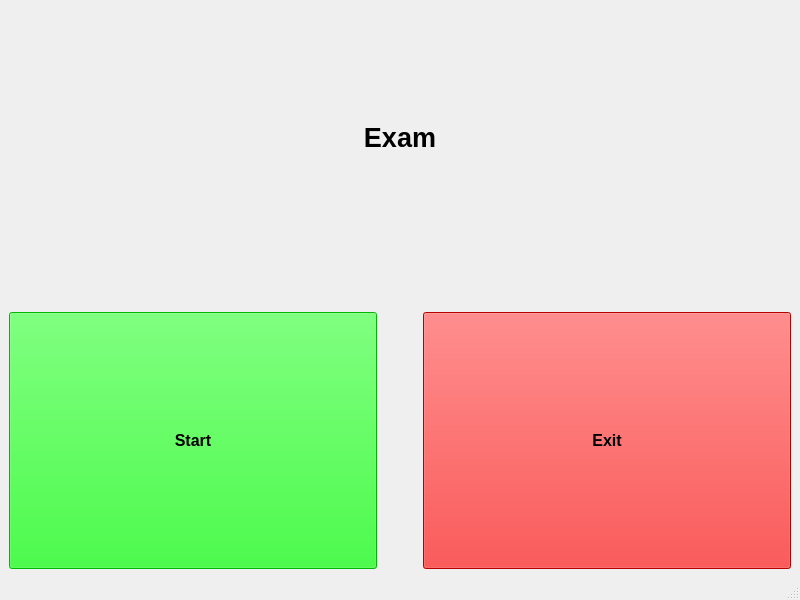
<?xml version="1.0" encoding="UTF-8"?>
<ui version="4.0">
 <class>MainWindow</class>
 <widget class="QMainWindow" name="MainWindow">
  <property name="geometry">
   <rect>
    <x>0</x>
    <y>0</y>
    <width>800</width>
    <height>600</height>
   </rect>
  </property>
  <property name="windowTitle">
   <string>MainWindow</string>
  </property>
  <widget class="QWidget" name="centralwidget">
   <layout class="QGridLayout" name="gridLayout">
    <item row="0" column="0">
     <layout class="QVBoxLayout" name="verticalLayout">
      <item>
       <widget class="QLabel" name="label">
        <property name="font">
         <font>
          <pointsize>20</pointsize>
          <bold>true</bold>
         </font>
        </property>
        <property name="layoutDirection">
         <enum>Qt::LayoutDirection::LeftToRight</enum>
        </property>
        <property name="text">
         <string>Exam</string>
        </property>
        <property name="alignment">
         <set>Qt::AlignmentFlag::AlignCenter</set>
        </property>
       </widget>
      </item>
      <item>
       <spacer name="verticalSpacer">
        <property name="orientation">
         <enum>Qt::Orientation::Vertical</enum>
        </property>
        <property name="sizeType">
         <enum>QSizePolicy::Policy::Preferred</enum>
        </property>
        <property name="sizeHint" stdset="0">
         <size>
          <width>20</width>
          <height>40</height>
         </size>
        </property>
       </spacer>
      </item>
      <item>
       <layout class="QHBoxLayout" name="horizontalLayout">
        <item>
         <widget class="QPushButton" name="pushButtonStart">
          <property name="sizePolicy">
           <sizepolicy hsizetype="Minimum" vsizetype="Preferred">
            <horstretch>0</horstretch>
            <verstretch>20</verstretch>
           </sizepolicy>
          </property>
          <property name="font">
           <font>
            <pointsize>12</pointsize>
            <bold>true</bold>
           </font>
          </property>
          <property name="styleSheet">
           <string notr="true">background-color: rgb(0, 255, 0);</string>
          </property>
          <property name="text">
           <string>Start</string>
          </property>
         </widget>
        </item>
        <item>
         <spacer name="horizontalSpacer">
          <property name="orientation">
           <enum>Qt::Orientation::Horizontal</enum>
          </property>
          <property name="sizeType">
           <enum>QSizePolicy::Policy::Preferred</enum>
          </property>
          <property name="sizeHint" stdset="0">
           <size>
            <width>40</width>
            <height>20</height>
           </size>
          </property>
         </spacer>
        </item>
        <item>
         <widget class="QPushButton" name="pushButtonExit">
          <property name="sizePolicy">
           <sizepolicy hsizetype="Minimum" vsizetype="Preferred">
            <horstretch>0</horstretch>
            <verstretch>20</verstretch>
           </sizepolicy>
          </property>
          <property name="font">
           <font>
            <pointsize>12</pointsize>
            <bold>true</bold>
           </font>
          </property>
          <property name="styleSheet">
           <string notr="true">background-color: rgb(255, 0, 0);</string>
          </property>
          <property name="text">
           <string>Exit</string>
          </property>
         </widget>
        </item>
       </layout>
      </item>
     </layout>
    </item>
   </layout>
  </widget>
  <widget class="QMenuBar" name="menubar">
   <property name="geometry">
    <rect>
     <x>0</x>
     <y>0</y>
     <width>800</width>
     <height>22</height>
    </rect>
   </property>
  </widget>
  <widget class="QStatusBar" name="statusbar"/>
 </widget>
 <resources/>
 <connections/>
</ui>
